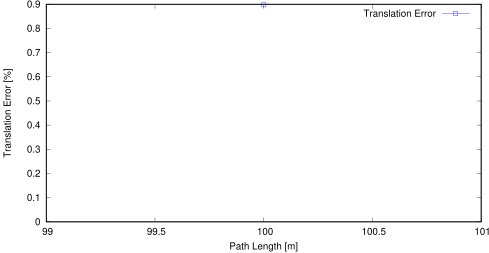

Recreate this plot in gnuplot.
set term postscript eps enhanced color
set output "sub05_tl.eps"
set size ratio 0.5
set yrange [0:*]
set xlabel "Path Length [m]"
set ylabel "Translation Error [%]"
plot "sub05_tl.txt" using 1:($2*100) title 'Translation Error' lc rgb "#0000FF" pt 4 w linespoints
